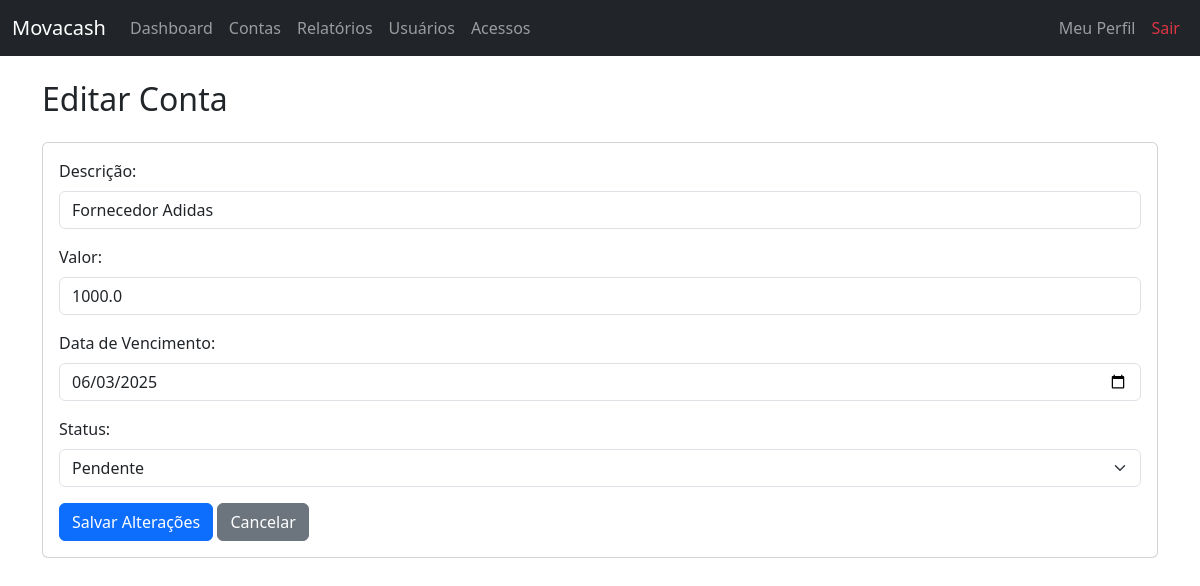
Before: /editar-conta/1 (signed in) with the older database file.
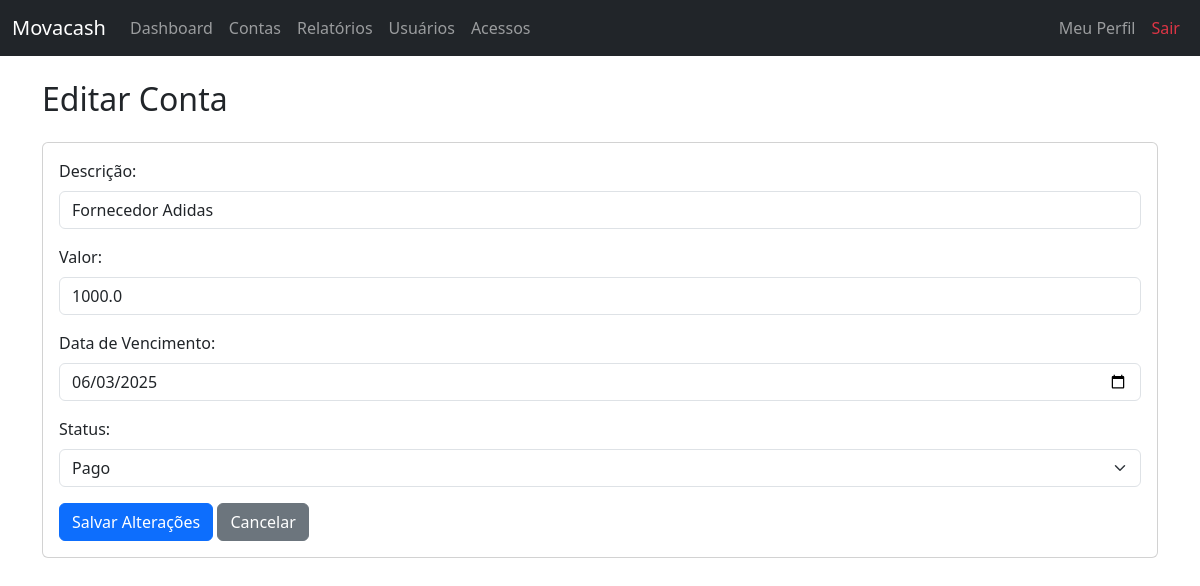
After: the same page with the newer database file.
### app/models.py (models this page shows)
class Conta(db.Model):
    __tablename__ = 'contas'
    id = db.Column(db.Integer, primary_key=True)
    descricao = db.Column(db.String(100), nullable=False)
    valor = db.Column(db.Float, nullable=False)
    vencimento = db.Column(db.Date, nullable=False)
    status = db.Column(db.String(20), nullable=False)
    usuario_id = db.Column(db.Integer, db.ForeignKey('usuarios.id'), nullable=False)

### app/routes.py (the view, shortened to what this page needs)
@bp.route('/editar-conta/<int:id>', methods=['GET', 'POST'])
@login_obrigatorio
def editar_conta(id):
    conta = Conta.query.get(id)
    return render_template('editar_conta.html', conta=conta)

### app/utils.py (called while the page is built)
def login_obrigatorio(f):
    @wraps(f)
    def decorated_function(*args, **kwargs):
        if 'usuario_id' not in session:
            return redirect(url_for('main.login'))
        return f(*args, **kwargs)
    return decorated_function

### app/templates/editar_conta.html (shortened to what this page needs)
{% extends "base.html" %}
{% block content %}
<h2 class="mb-4">Editar Conta</h2>
<div class="card">
    <div class="card-body">
        <form method="POST">
            <div class="mb-3">
                <label class="form-label">Descrição:</label>
                <input type="text" name="descricao" class="form-control" value="{{ conta.descricao }}" required>
            </div>
            <div class="mb-3">
                <label class="form-label">Valor:</label>
                <input type="number" name="valor" step="0.01" class="form-control" value="{{ conta.valor }}" required>
            </div>
            <div class="mb-3">
                <label class="form-label">Data de Vencimento:</label>
                <input type="date" name="vencimento" class="form-control" value="{{ conta.vencimento }}">
            </div>
            <div class="mb-3">
                <label class="form-label">Status:</label>
                <select name="status" class="form-select" required>
                    <option value="pendente" {% if conta.status == 'pendente' %}selected{% endif %}>Pendente</option>
                    <option value="pago" {% if conta.status == 'pago' %}selected{% endif %}>Pago</option>
                </select>
            </div>
            <button type="submit" class="btn btn-primary">Salvar Alterações</button>
            <a href="{{ url_for('main.contas') }}" class="btn btn-secondary">Cancelar</a>
        </form>
    </div>
</div>
{% endblock %}

Changed rows visible on the page:
changed Conta "Fornecedor Adidas": status "Pendente" → "Pago"
